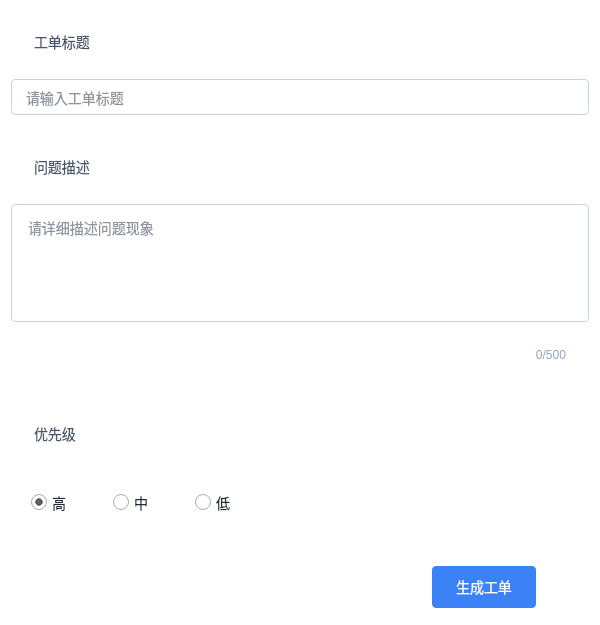
<?xml version="1.0" encoding="UTF-8"?>
<ui version="4.0">
 <class>WorkOrderDialog</class>
 <widget class="QWidget" name="WorkOrderDialog">
  <property name="geometry">
   <rect>
    <x>0</x>
    <y>0</y>
    <width>600</width>
    <height>450</height>
   </rect>
  </property>
  <property name="windowTitle">
   <string>新建工单</string>
  </property>
  <property name="styleSheet">
   <string notr="true">background-color:#ffffff; border-radius:8px; padding:20px;</string>
  </property>
  <layout class="QVBoxLayout" name="verticalLayout">
   <property name="contentsMargins">
    <set>0, 0, 0, 0</set>
   </property>
   <item>
    <widget class="QLabel" name="titleLabel">
     <property name="text">
      <string>工单标题</string>
     </property>
     <property name="styleSheet">
      <string notr="true">font-size: 14px; color: #475569;</string>
     </property>
    </widget>
   </item>
   <item>
    <widget class="QLineEdit" name="titleEdit">
     <property name="placeholderText">
      <string>请输入工单标题</string>
     </property>
     <property name="styleSheet">
      <string notr="true">QLineEdit { border: 1px solid #cbd5e1; border-radius: 4px; padding: 8px 12px; font-size: 14px; color: #1e293b; background-color: #ffffff; }
QLineEdit:focus { border-color: #3b82f6; outline: none; }</string>
     </property>
    </widget>
   </item>
   <item>
    <spacer name="verticalSpacer">
     <property name="orientation">
      <enum>Qt::Vertical</enum>
     </property>
     <property name="sizeType">
      <enum>QSizePolicy::Fixed</enum>
     </property>
     <property name="sizeHint" stdset="0">
      <size>
       <width>20</width>
       <height>15</height>
      </size>
     </property>
    </spacer>
   </item>
   <item>
    <widget class="QLabel" name="descLabel">
     <property name="text">
      <string>问题描述</string>
     </property>
     <property name="styleSheet">
      <string notr="true">font-size: 14px; color: #475569;</string>
     </property>
    </widget>
   </item>
   <item>
    <widget class="QTextEdit" name="descEdit">
     <property name="placeholderText">
      <string>请详细描述问题现象</string>
     </property>
     <property name="styleSheet">
      <string notr="true">QTextEdit { border: 1px solid #cbd5e1; border-radius: 4px; padding: 8px 12px; font-size: 14px; color: #1e293b; background-color: #ffffff; min-height: 100px; }
QTextEdit:focus { border-color: #3b82f6; outline: none; }</string>
     </property>
    </widget>
   </item>
   <item>
    <widget class="QLabel" name="charCountLabel">
     <property name="text">
      <string>0/500</string>
     </property>
     <property name="alignment">
      <set>Qt::AlignRight|Qt::AlignTrailing|Qt::AlignVCenter</set>
     </property>
     <property name="styleSheet">
      <string notr="true">font-size: 12px; color: #94a3b8;</string>
     </property>
    </widget>
   </item>
   <item>
    <spacer name="verticalSpacer_2">
     <property name="orientation">
      <enum>Qt::Vertical</enum>
     </property>
     <property name="sizeType">
      <enum>QSizePolicy::Fixed</enum>
     </property>
     <property name="sizeHint" stdset="0">
      <size>
       <width>20</width>
       <height>15</height>
      </size>
     </property>
    </spacer>
   </item>
   <item>
    <widget class="QLabel" name="priorityLabel">
     <property name="text">
      <string>优先级</string>
     </property>
     <property name="styleSheet">
      <string notr="true">font-size: 14px; color: #475569;</string>
     </property>
    </widget>
   </item>
   <item>
    <layout class="QHBoxLayout" name="priorityLayout">
     <property name="contentsMargins">
      <set>0, 0, 0, 0</set>
     </property>
     <item>
      <widget class="QRadioButton" name="highPriorityBtn">
       <property name="text">
        <string>高</string>
       </property>
       <property name="checked">
        <bool>true</bool>
       </property>
       <property name="styleSheet">
        <string notr="true">QRadioButton { font-size: 14px; color: #1e293b; spacing: 5px; }
QRadioButton::indicator { width: 16px; height: 16px; }</string>
       </property>
      </widget>
     </item>
     <item>
      <widget class="QRadioButton" name="mediumPriorityBtn">
       <property name="text">
        <string>中</string>
       </property>
       <property name="styleSheet">
        <string notr="true">QRadioButton { font-size: 14px; color: #1e293b; spacing: 5px; }
QRadioButton::indicator { width: 16px; height: 16px; }</string>
       </property>
      </widget>
     </item>
     <item>
      <widget class="QRadioButton" name="lowPriorityBtn">
       <property name="text">
        <string>低</string>
       </property>
       <property name="styleSheet">
        <string notr="true">QRadioButton { font-size: 14px; color: #1e293b; spacing: 5px; }
QRadioButton::indicator { width: 16px; height: 16px; }</string>
       </property>
      </widget>
     </item>
     <item>
      <spacer name="horizontalSpacer">
       <property name="orientation">
        <enum>Qt::Horizontal</enum>
       </property>
       <property name="sizeHint" stdset="0">
        <size>
         <width>40</width>
         <height>20</height>
        </size>
       </property>
      </spacer>
     </item>
    </layout>
   </item>
   <item>
    <spacer name="verticalSpacer_3">
     <property name="orientation">
      <enum>Qt::Vertical</enum>
     </property>
     <property name="sizeType">
      <enum>QSizePolicy::Fixed</enum>
     </property>
     <property name="sizeHint" stdset="0">
      <size>
       <width>20</width>
       <height>20</height>
      </size>
     </property>
    </spacer>
   </item>
   <item>
    <layout class="QHBoxLayout" name="buttonLayout">
     <item>
      <spacer name="horizontalSpacer_2">
       <property name="orientation">
        <enum>Qt::Horizontal</enum>
       </property>
       <property name="sizeHint" stdset="0">
        <size>
         <width>40</width>
         <height>20</height>
        </size>
       </property>
      </spacer>
     </item>
     <item>
      <widget class="QPushButton" name="createButton">
       <property name="text">
        <string>生成工单</string>
       </property>
       <property name="styleSheet">
        <string notr="true">QPushButton { background-color: #3b82f6; color: white; font-size: 14px; padding: 10px 24px; border-radius: 4px; border: none; }
QPushButton:hover { background-color: #2563eb; }
QPushButton:pressed { background-color: #1d4ed8; }
QPushButton:disabled { background-color: #94a3b8; }</string>
       </property>
      </widget>
     </item>
     <item>
      <widget class="QLabel" name="resultLabel">
       <property name="text">
        <string/>
       </property>
       <property name="styleSheet">
        <string notr="true">color:#0ea5e9;</string>
       </property>
      </widget>
     </item>
    </layout>
   </item>
  </layout>
 </widget>
 <resources/>
 <connections/>
</ui>
